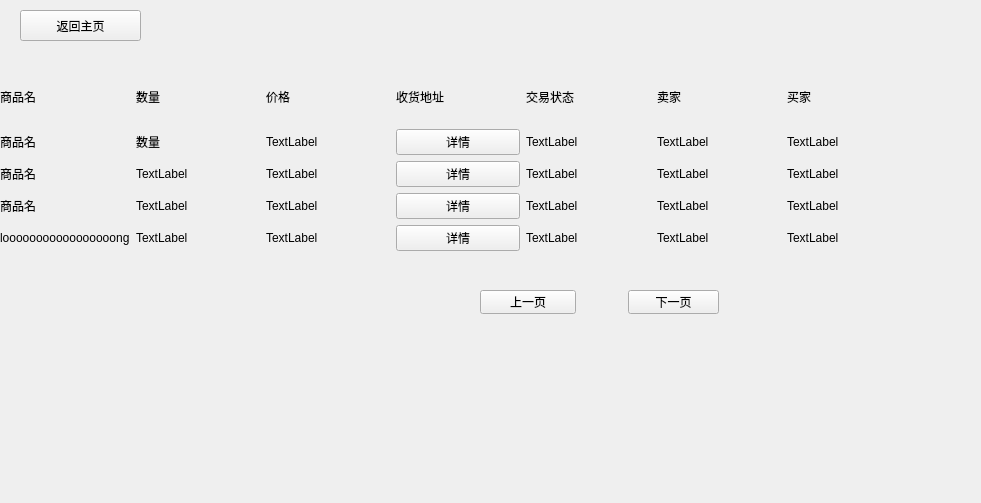
<?xml version="1.0" encoding="UTF-8"?>
<ui version="4.0">
 <class>Form</class>
 <widget class="QWidget" name="Form">
  <property name="geometry">
   <rect>
    <x>0</x>
    <y>0</y>
    <width>981</width>
    <height>503</height>
   </rect>
  </property>
  <property name="windowTitle">
   <string>Form</string>
  </property>
  <widget class="QPushButton" name="Next_page_btn">
   <property name="geometry">
    <rect>
     <x>628</x>
     <y>290</y>
     <width>91</width>
     <height>24</height>
    </rect>
   </property>
   <property name="text">
    <string>下一页</string>
   </property>
  </widget>
  <widget class="QPushButton" name="Prev_page_btn">
   <property name="geometry">
    <rect>
     <x>480</x>
     <y>290</y>
     <width>96</width>
     <height>24</height>
    </rect>
   </property>
   <property name="text">
    <string>上一页</string>
   </property>
  </widget>
  <widget class="QPushButton" name="Back_btn">
   <property name="geometry">
    <rect>
     <x>20</x>
     <y>10</y>
     <width>121</width>
     <height>31</height>
    </rect>
   </property>
   <property name="text">
    <string>返回主页</string>
   </property>
  </widget>
  <widget class="QWidget" name="gridLayoutWidget">
   <property name="geometry">
    <rect>
     <x>0</x>
     <y>70</y>
     <width>911</width>
     <height>181</height>
    </rect>
   </property>
   <layout class="QGridLayout" name="gridLayout">
    <item row="2" column="3">
     <widget class="QPushButton" name="show_btn2">
      <property name="text">
       <string>详情</string>
      </property>
     </widget>
    </item>
    <item row="2" column="4">
     <widget class="QLabel" name="status_2">
      <property name="text">
       <string>TextLabel</string>
      </property>
     </widget>
    </item>
    <item row="0" column="3">
     <widget class="QLabel" name="label_4">
      <property name="text">
       <string>收货地址</string>
      </property>
     </widget>
    </item>
    <item row="1" column="4">
     <widget class="QLabel" name="status_1">
      <property name="text">
       <string>TextLabel</string>
      </property>
     </widget>
    </item>
    <item row="4" column="0">
     <widget class="QLabel" name="name_4">
      <property name="text">
       <string>looooooooooooooooong</string>
      </property>
     </widget>
    </item>
    <item row="1" column="1">
     <widget class="QLabel" name="account_1">
      <property name="text">
       <string>数量</string>
      </property>
     </widget>
    </item>
    <item row="3" column="0">
     <widget class="QLabel" name="name_3">
      <property name="text">
       <string>商品名</string>
      </property>
     </widget>
    </item>
    <item row="4" column="3">
     <widget class="QPushButton" name="show_btn4">
      <property name="text">
       <string>详情</string>
      </property>
     </widget>
    </item>
    <item row="2" column="2">
     <widget class="QLabel" name="price_2">
      <property name="text">
       <string>TextLabel</string>
      </property>
     </widget>
    </item>
    <item row="4" column="2">
     <widget class="QLabel" name="price_4">
      <property name="text">
       <string>TextLabel</string>
      </property>
     </widget>
    </item>
    <item row="3" column="3">
     <widget class="QPushButton" name="show_btn3">
      <property name="text">
       <string>详情</string>
      </property>
     </widget>
    </item>
    <item row="0" column="2">
     <widget class="QLabel" name="label_3">
      <property name="text">
       <string>价格</string>
      </property>
     </widget>
    </item>
    <item row="0" column="4">
     <widget class="QLabel" name="label_5">
      <property name="text">
       <string>交易状态</string>
      </property>
     </widget>
    </item>
    <item row="3" column="1">
     <widget class="QLabel" name="account_3">
      <property name="text">
       <string>TextLabel</string>
      </property>
     </widget>
    </item>
    <item row="1" column="2">
     <widget class="QLabel" name="price_1">
      <property name="text">
       <string>TextLabel</string>
      </property>
     </widget>
    </item>
    <item row="1" column="0">
     <widget class="QLabel" name="name_1">
      <property name="text">
       <string>商品名</string>
      </property>
     </widget>
    </item>
    <item row="3" column="4">
     <widget class="QLabel" name="status_3">
      <property name="text">
       <string>TextLabel</string>
      </property>
     </widget>
    </item>
    <item row="4" column="1">
     <widget class="QLabel" name="account_4">
      <property name="text">
       <string>TextLabel</string>
      </property>
     </widget>
    </item>
    <item row="2" column="1">
     <widget class="QLabel" name="account_2">
      <property name="text">
       <string>TextLabel</string>
      </property>
     </widget>
    </item>
    <item row="0" column="1">
     <widget class="QLabel" name="label">
      <property name="text">
       <string>数量</string>
      </property>
     </widget>
    </item>
    <item row="3" column="2">
     <widget class="QLabel" name="price_3">
      <property name="text">
       <string>TextLabel</string>
      </property>
     </widget>
    </item>
    <item row="2" column="0">
     <widget class="QLabel" name="name_2">
      <property name="text">
       <string>商品名</string>
      </property>
     </widget>
    </item>
    <item row="4" column="4">
     <widget class="QLabel" name="status_4">
      <property name="text">
       <string>TextLabel</string>
      </property>
     </widget>
    </item>
    <item row="0" column="0">
     <widget class="QLabel" name="label_2">
      <property name="text">
       <string>商品名</string>
      </property>
     </widget>
    </item>
    <item row="1" column="3">
     <widget class="QPushButton" name="show_btn1">
      <property name="text">
       <string>详情</string>
      </property>
     </widget>
    </item>
    <item row="0" column="5">
     <widget class="QLabel" name="label_6">
      <property name="text">
       <string>卖家</string>
      </property>
     </widget>
    </item>
    <item row="0" column="6">
     <widget class="QLabel" name="label_7">
      <property name="text">
       <string>买家</string>
      </property>
     </widget>
    </item>
    <item row="1" column="5">
     <widget class="QLabel" name="seller_1">
      <property name="text">
       <string>TextLabel</string>
      </property>
     </widget>
    </item>
    <item row="2" column="5">
     <widget class="QLabel" name="seller_2">
      <property name="text">
       <string>TextLabel</string>
      </property>
     </widget>
    </item>
    <item row="3" column="5">
     <widget class="QLabel" name="seller_3">
      <property name="text">
       <string>TextLabel</string>
      </property>
     </widget>
    </item>
    <item row="4" column="5">
     <widget class="QLabel" name="seller_4">
      <property name="text">
       <string>TextLabel</string>
      </property>
     </widget>
    </item>
    <item row="1" column="6">
     <widget class="QLabel" name="buyer_1">
      <property name="text">
       <string>TextLabel</string>
      </property>
     </widget>
    </item>
    <item row="2" column="6">
     <widget class="QLabel" name="buyer_2">
      <property name="text">
       <string>TextLabel</string>
      </property>
     </widget>
    </item>
    <item row="3" column="6">
     <widget class="QLabel" name="buyer_3">
      <property name="text">
       <string>TextLabel</string>
      </property>
     </widget>
    </item>
    <item row="4" column="6">
     <widget class="QLabel" name="buyer_4">
      <property name="text">
       <string>TextLabel</string>
      </property>
     </widget>
    </item>
   </layout>
  </widget>
 </widget>
 <resources/>
 <connections/>
</ui>
